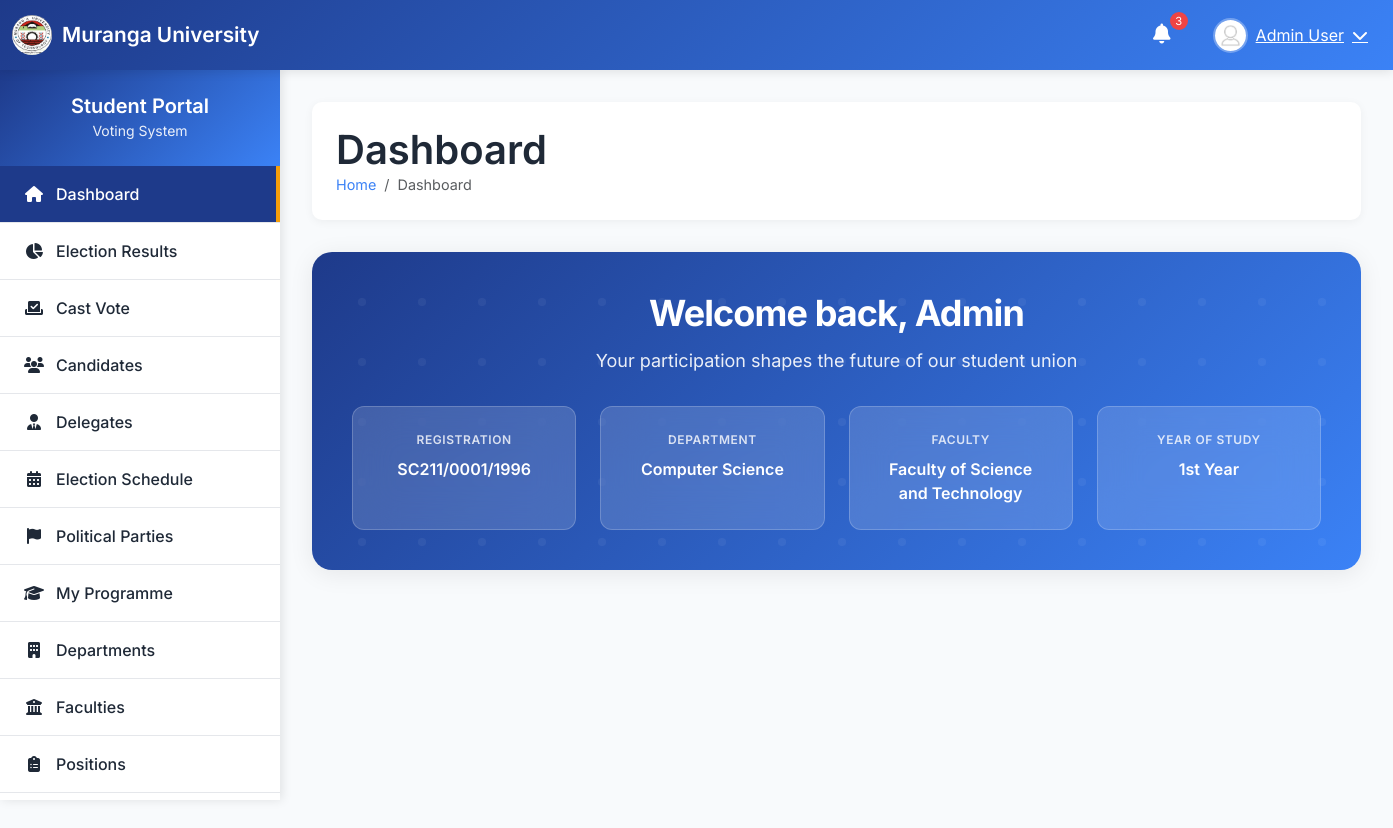
The page /dashboard/ (signed in) on the database its author committed.
### voting/models.py (models this page shows, shortened)
class Student(AbstractBaseUser, PermissionsMixin):
    registration_number = models.CharField(
        max_length=20,
        unique=True,
        validators=[RegexValidator(
            regex=r'^[A-Z]{2}\d{3}/\d{4}/\d{4}$',
            message='Registration number must be in format: SC211/0530/2022'
        )]
    )
    birth_certificate_number = models.CharField(max_length=20)
    first_name = models.CharField(max_length=100 , null=True, blank=True)
    last_name = models.CharField(max_length=100, null=True, blank=True)
    email = models.EmailField(blank=True, null=True)
    phone_number = models.CharField(max_length=15, blank=True, null=True)
    programme = models.ForeignKey(Programme, on_delete=models.CASCADE, related_name='students',null=True, blank=True)
    year_of_study = models.IntegerField(choices=[(1, '1st Year'), (2, '2nd Year'), (3, '3rd Year'), (4, '4th Year'), (5, '5th Year')],null=True, blank=True)
    is_active = models.BooleanField(default=True)
    is_staff = models.BooleanField(default=False)
    date_joined = models.DateTimeField(default=timezone.now)
    last_login_ip = models.GenericIPAddressField(blank=True, null=True)
    objects = CustomUserManager()
    USERNAME_FIELD = 'registration_number'
    REQUIRED_FIELDS = ['birth_certificate_number', 'first_name', 'last_name']
    class Meta:
        db_table = 'voting_student'
    @property
    def department(self):
        return self.programme.department
    @property
    def faculty(self):
        return self.programme.department.faculty

class Programme(models.Model):
    name = models.CharField(max_length=200)
    code = models.CharField(max_length=20)
    department = models.ForeignKey(Department, on_delete=models.CASCADE, related_name='programmes')
    created_at = models.DateTimeField(auto_now_add=True)
    class Meta:
        unique_together = ['name', 'department']

class Department(models.Model):
    name = models.CharField(max_length=200)
    code = models.CharField(max_length=10)
    faculty = models.ForeignKey(Faculty, on_delete=models.CASCADE, related_name='departments')
    created_at = models.DateTimeField(auto_now_add=True)
    class Meta:
        unique_together = ['name', 'faculty']

class Faculty(models.Model):
    name = models.CharField(max_length=200, unique=True)
    code = models.CharField(max_length=10, unique=True)
    created_at = models.DateTimeField(auto_now_add=True)
    class Meta:
        verbose_name_plural = "Faculties"

### voting/views.py (the view)
# urls.py: path('dashboard/', views.dashboard_view, name='dashboard'),
@login_required
def dashboard_view(request):
    current_election = get_current_election()
    if not current_election:
        messages.warning(request, "No active election at the moment.")
        return render(request, 'no_election.html')
    context = {
        'election': current_election,
        'student': request.user,
        'department': request.user.department,
        'faculty': request.user.faculty,
    }
    delegate_vote = DelegateVote.objects.filter(
        election=current_election,
        voter=request.user
    ).first()
    context['has_voted_for_delegate'] = delegate_vote is not None
    context['delegate_vote'] = delegate_vote
    available_delegates = Delegate.objects.filter(
        department=request.user.department,
        is_approved=True
    ).select_related('student', 'party')
    context['available_delegates'] = available_delegates
    try:
        delegate_profile = request.user.delegate_profile
        context['is_delegate'] = True
        context['delegate_profile'] = delegate_profile
        if current_election.is_main_voting_active:
            positions = Position.objects.all().order_by('order')
            candidates = Candidate.objects.filter(is_approved=True).select_related('student', 'party', 'position')
            delegate_votes = MainVote.objects.filter(
                election=current_election,
                delegate=delegate_profile
            ).select_related('candidate__position')
            voted_positions = {vote.candidate.position.id for vote in delegate_votes}
            context.update({
                'positions': positions,
                'candidates': candidates,
                'voted_positions': voted_positions,
                'delegate_votes': {vote.candidate.position.id: vote for vote in delegate_votes}
            })
    except Student.delegate_profile.RelatedObjectDoesNotExist:
        context['is_delegate'] = False
    return render(request, 'dashboard.html', context)

### voting/models.py (called while the page is built)
    @property
    def is_delegate_voting_active(self):
        now = timezone.now()
        return (self.current_phase == 'delegate_voting' and
                self.delegate_voting_start <= now <= self.delegate_voting_end)

### voting/utils.py (called while the page is built)
def get_client_ip(request):
    x_forwarded_for = request.META.get('HTTP_X_FORWARDED_FOR')
    if x_forwarded_for:
        ip = x_forwarded_for.split(',')[0]
    else:
        ip = request.META.get('REMOTE_ADDR')
    return ip

### voting/views.py (called while the page is built)
def get_current_election():
    return Election.objects.filter(is_active=True).first()

### templates/dashboard.html (shortened to what this page needs)
{% extends 'base.html' %}
{% load static %}
{% block content %}
<section class="welcome-hero" role="banner">
    <div class="welcome-content">
        <h1 class="welcome-title">
            Welcome back, {{ student.first_name }}
        </h1>
        <p class="welcome-subtitle">
            Your participation shapes the future of our student union
        </p>
        <div class="student-metrics">
            <div class="metric-card">
                <div class="metric-label">Registration</div>
                <div class="metric-value">{{ student.registration_number }}</div>
            </div>
            <div class="metric-card">
                <div class="metric-label">Department</div>
                <div class="metric-value">
                    {% if student.programme.department %}
                        {{ student.programme.department.name }}
                    {% else %}
                        Not Assigned
                    {% endif %}
                </div>
            </div>
            <div class="metric-card">
                <div class="metric-label">Faculty</div>
                <div class="metric-value">
                    {% if student.programme.department.faculty %}
                        {{ student.programme.department.faculty.name }}
                    {% else %}
                        Not Assigned
                    {% endif %}
                </div>
            </div>
            <div class="metric-card">
                <div class="metric-label">Year of Study</div>
                <div class="metric-value">
                    {{ student.get_year_of_study_display|default:"Not Set" }}
                </div>
            </div>
        </div>
    </div>
</section>
{% if election %}
<div class="dashboard-grid">
    <div class="main-content">
    </div>
    <aside class="sidebar-content" role="complementary">
    </aside>
</div>
{% endif %}
{% endblock %}

### templates/base.html (shortened to what this page needs)
{% load static %}
<!DOCTYPE html>
<html lang="en">
<head>
    <link href="https://cdnjs.cloudflare.com/ajax/libs/bootstrap/5.3.0/css/bootstrap.min.css" rel="stylesheet">
    <link href="https://cdnjs.cloudflare.com/ajax/libs/font-awesome/6.4.0/css/all.min.css" rel="stylesheet">
</head>
<body>
    <nav class="navbar navbar-expand-lg navbar-custom">
        <div class="container-fluid">
            <a class="navbar-brand" href="{% url 'dashboard'%}">
                <img src="{% static 'img/logo.png'%}" alt="MU Logo">
                Muranga University
            </a>
            <div class="d-flex align-items-center">
                <div class="dropdown me-3">
                    <button class="btn btn-link text-white position-relative" type="button" data-bs-toggle="dropdown">
                        <i class="fas fa-bell fs-5"></i>
                        <span class="notification-badge">3</span>
                    </button>
                </div>
                <div class="dropdown user-dropdown">
                    <button class="btn btn-link text-white d-flex align-items-center" type="button" data-bs-toggle="dropdown">
                        <img src="{% static 'img/avatar.png'%}" alt="Avatar" class="user-avatar me-2">
                        <span class="d-none d-md-inline">{{ user.first_name }} {{ user.last_name }}</span>
                        <i class="fas fa-chevron-down ms-2"></i>
                    </button>
                </div>
            </div>
        </div>
    </nav>
    <div class="sidebar" id="sidebar">
        <div class="sidebar-header">
            <h5>Student Portal</h5>
            <small>Voting System</small>
        </div>
        <ul class="sidebar-menu">
            <li><a href="{% url 'dashboard'%}" class="active"><i class="fas fa-home"></i>Dashboard</a></li>
            <li><a href="{% url 'results'%}"><i class="fas fa-chart-pie"></i>Election Results</a></li>
            <li><a href="#"><i class="fas fa-vote-yea"></i>Cast Vote</a></li>
            <li><a href="#"><i class="fas fa-users"></i>Candidates</a></li>
            <li><a href="#"><i class="fas fa-user-tie"></i>Delegates</a></li>
            <li><a href="#"><i class="fas fa-calendar-alt"></i>Election Schedule</a></li>
            <li><a href="#"><i class="fas fa-flag"></i>Political Parties</a></li>
            <li><a href="#"><i class="fas fa-graduation-cap"></i>My Programme</a></li>
            <li><a href="#"><i class="fas fa-building"></i>Departments</a></li>
            <li><a href="#"><i class="fas fa-university"></i>Faculties</a></li>
            <li><a href="#"><i class="fas fa-clipboard-list"></i>Positions</a></li>
            <li><a href="#">Voting History</a></li>
        </ul>
    </div>
    <div class="main-content">
        <div class="content-header">
            <div class="d-flex justify-content-between align-items-center">
                <div>
                    <h1>{% block page_title %}Dashboard{% endblock %}</h1>
                    <nav aria-label="breadcrumb">
                        <ol class="breadcrumb">
                            {% block breadcrumbs %}
                            <li class="breadcrumb-item"><a href="#">Home</a></li>
                            <li class="breadcrumb-item active" aria-current="page">Dashboard</li>
                            {% endblock %}
                        </ol>
                    </nav>
                </div>
            </div>
        </div>
        <div class="content-body">
            {% block content %}{% endblock %}
        </div>
    </div>
</body>
</html>

### templates/base.html (style rules this page uses)
:root { --primary-color: #1e3a8a; --secondary-color: #3b82f6; --accent-color: #f59e0b; --success-color: #10b981; --danger-color: #ef4444; --dark-color: #1f2937; --light-color: #f8fafc; --sidebar-width: 280px; --navbar-height: 70px; }
* { margin: 0; padding: 0; box-sizing: border-box; }
body { font-family: 'Inter', sans-serif; background-color: var(--light-color); overflow-x: hidden; }
.navbar-custom { height: var(--navbar-height); background: linear-gradient(135deg, var(--primary-color), var(--secondary-color)); box-shadow: 0 2px 10px rgba(0,0,0,0.1); position: fixed; top: 0; left: 0; right: 0; z-index: 1030; transition: all 0.3s ease; }
.navbar-brand { color: white !important; font-weight: 600; font-size: 1.3rem; display: flex; align-items: center; }
.navbar-brand img { width: 40px; height: 40px; margin-right: 10px; border-radius: 50%; }
.sidebar { position: fixed; top: var(--navbar-height); left: -var(--sidebar-width); width: var(--sidebar-width); height: calc(100vh - var(--navbar-height)); background: white; box-shadow: 2px 0 10px rgba(0,0,0,0.1); transition: all 0.3s ease; z-index: 1020; overflow-y: auto; }
.sidebar-header { padding: 1.5rem; background: linear-gradient(135deg, var(--primary-color), var(--secondary-color)); color: white; text-align: center; }
.sidebar-header h5 { margin: 0; font-weight: 600; }
.sidebar-header small { opacity: 0.9; }
.sidebar-menu { padding: 0; list-style: none; }
.sidebar-menu li { border-bottom: 1px solid #e5e7eb; }
.sidebar-menu a { display: flex; align-items: center; padding: 1rem 1.5rem; color: var(--dark-color); text-decoration: none; transition: all 0.3s ease; font-weight: 500; }
.sidebar-menu a.active { background-color: var(--primary-color); color: white; border-right: 4px solid var(--accent-color); }
.sidebar-menu i { width: 20px; margin-right: 12px; text-align: center; }
.main-content { margin-top: var(--navbar-height); padding: 2rem; transition: all 0.3s ease; min-height: calc(100vh - var(--navbar-height)); }
.content-header { background: white; padding: 1.5rem; border-radius: 10px; box-shadow: 0 2px 10px rgba(0,0,0,0.05); margin-bottom: 2rem; }
.content-header h1 { color: var(--dark-color); font-weight: 600; margin: 0; }
.breadcrumb { background: none; padding: 0; margin: 0; font-size: 0.9rem; }
.breadcrumb-item a { color: var(--secondary-color); text-decoration: none; }
.user-dropdown { position: relative; }
.user-avatar { width: 35px; height: 35px; border-radius: 50%; border: 2px solid rgba(255,255,255,0.3); }
@media (min-width: 992px) { .sidebar { left: 0; } }
@media (min-width: 992px) { .main-content { margin-left: var(--sidebar-width); } }
.notification-badge { position: absolute; top: -5px; right: -5px; background: var(--danger-color); color: white; border-radius: 50%; width: 18px; height: 18px; font-size: 0.7rem; display: flex; align-items: center; justify-content: center; }

### rows shown on the page
Student: first_name "Admin", last_name "User", registration_number "SC211/0001/1996", programme.department.name "Computer Science", programme.department.faculty.name "Faculty of Science and Technology", year_of_study "1st Year"
